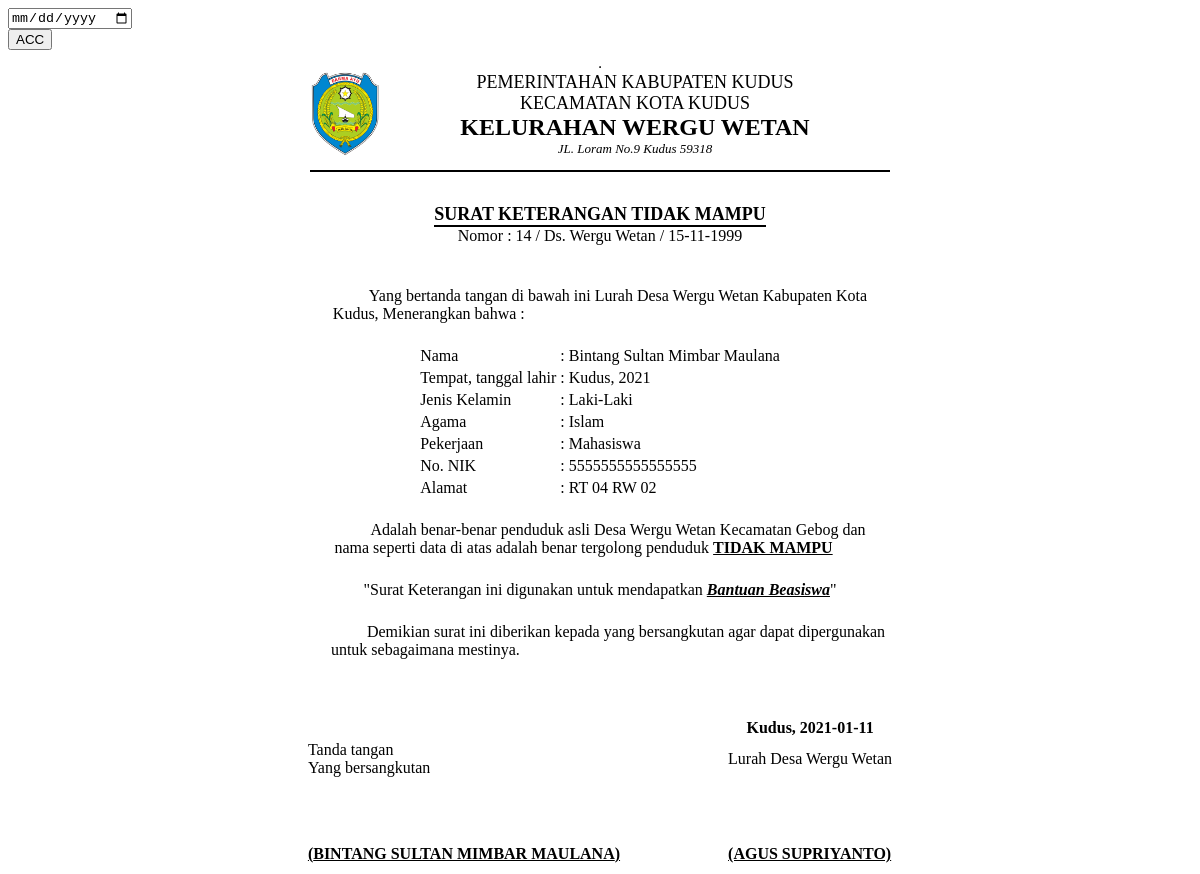
The page /demo1/view_sktm.php?id_request_sktm=14 on the database its author committed.
### tables this page shows
CREATE TABLE `data_request_sktm` (
  `id_request_sktm` int(11) NOT NULL,
  `nik` varchar(16) NOT NULL,
  `tanggal_request` timestamp NOT NULL DEFAULT CURRENT_TIMESTAMP,
  `scan_ktp` text NOT NULL,
  `scan_kk` text NOT NULL,
  `keperluan` varchar(30) NOT NULL,
  `request` varchar(20) NOT NULL DEFAULT 'TIDAK MAMPU',
  `keterangan` varchar(50) NOT NULL DEFAULT 'Data sedang diperiksa oleh Staf',
  `status` int(11) NOT NULL DEFAULT '0',
  `acc` date NOT NULL
);

CREATE TABLE `data_pemohon` (
  `nik` varchar(16) NOT NULL,
  `nama` varchar(30) NOT NULL,
  `tanggal_lahir` date NOT NULL,
  `tempat_lahir` varchar(30) NOT NULL,
  `jekel` varchar(20) NOT NULL,
  `agama` varchar(20) NOT NULL,
  `alamat` text NOT NULL,
  `telepon` varchar(13) NOT NULL,
  `pekerjaan` varchar(30) NOT NULL
);

### demo1/view_sktm.php (the view, shortened to what this page needs)
<?php include '../konek.php';?>
<link href="css/sweetalert.css" rel="stylesheet" type="text/css">
<?php
	if(isset($_GET['id_request_sktm'])){
		$id=$_GET['id_request_sktm'];
		$sql = "SELECT * FROM data_request_sktm natural join data_pemohon WHERE id_request_sktm='$id'";
		$query = mysqli_query($konek,$sql);
        $data = mysqli_fetch_array($query,MYSQLI_BOTH);
        $id=$data['id_request_sktm'];
        $nik = $data['nik'];
		$nama = $data['nama'];
		$tempat = $data['tempat_lahir'];
        $tgl = $data['tanggal_lahir'];
        $tgl2 = $data['tanggal_request'];
        $format1 = date('Y', strtotime($tgl2));
        $format2 = date('d-m-Y', strtotime($tgl));
		$agama = $data['agama'];
		$jekel = $data['jekel'];
		$nama = $data['nama'];
		$alamat = $data['alamat'];
        $pekerjaan = $data['pekerjaan'];
        $keperluan = $data['keperluan'];
        $request = $data['request'];
        $acc = $data['acc'];
	}
?>
                <div class="page-inner mt--5">
					<div class="row mt--2">
						<div class="col-md-6">
							<div class="card full-height">
								<div class="card-body">
								    <div class="card-tools">
                                        <form action="" method="POST">
                                            <div class="form-group">
                                                <input type="date" name="tgl_acc" class="form-control">
                                                <div class="form-group">
                                                    <input type="submit" name="ttd" value="ACC" class="btn btn-primary btn-sm">
                                                </div>
                                            </div>
                                        </form>
									</div>
								</div>
							</div>
						</div>
					</div>
					<div class="row">
						<div class="col-md-12">
							<div class="card">
								<div class="card-body">
                                <table border="1" align="center">
                                    <table border="0" align="center">
                                        <tr>
                                        <td><img src="img/kudus.png" width="70" height="87" alt=""></td>
                                        <td></td>
                                        <td></td>
                                        <td></td>
                                        <td></td>
                                        <td></td>
                                        <td></td>
                                        <td></td>
                                        <td></td>
                                        <td></td>
                                        <td></td>
                                        <td></td>
                                        <td></td>
                                        <td></td>
                                        <td></td>
                                        <td></td>
                                        <td></td>
                                        <td></td>
                                        <td></td>
                                        <td></td>
                                            <td>
                                                <center>
                                                    <font size="4">PEMERINTAHAN KABUPATEN KUDUS</font><br>
                                                    <font size="4">KECAMATAN KOTA KUDUS</font><br>
                                                    <font size="5"><b>KELURAHAN WERGU WETAN</b></font><br>
                                                    <font size="2"><i>JL. Loram No.9 Kudus 59318</i></font><br>
                                                </center>
                                            </td>
                                        <td></td>
                                        <td></td>
                                        <td></td>
                                        <td></td>
                                        <td></td>
                                        <td></td>
                                        <td></td>
                                        <td></td>
                                        <td></td>
                                        <td></td>
                                        <td></td>
                                        <td></td>
                                        <td></td>
                                        <td></td>
                                        <td></td>
                                        <td></td>
                                        <td></td>
                                        <td></td>
                                        <td></td>
                                        <td></td>
                                        </tr>
                                        <tr>
                                            <td colspan="45"><hr color="black"></td>
                                        </tr>
                                    </table>
                                    <br>
                                    <table border="0" align="center">
                                        <tr>
                                            <td>
                                                <center>
                                                    <font size="4"><b>SURAT KETERANGAN <?php echo $request;?></b></font><br>
                                                    <hr style="margin:0px" color="black">
                                                    <span>Nomor : <?php echo $id;?> / Ds. Wergu Wetan / <?php echo $format2;?></span>
                                                </center>
                                            </td>
                                        </tr>
                                    </table>
                                    <br>
                                    <br>
                                    <table border="0" align="center">
                                        <tr>
                                            <td>
                                                &nbsp;&nbsp;&nbsp;&nbsp;&nbsp;&nbsp;&nbsp;&nbsp;&nbsp;Yang bertanda tangan di bawah ini Lurah Desa Wergu Wetan Kabupaten Kota <br> Kudus, Menerangkan bahwa :
                                            </td>
                                        </tr>
                                    </table>
                                    <br>
                                    <table border="0" align="center">
                                        <tr>
                                            <td>Nama</td>
                                            <td>:</td>
                                            <td><?php echo $nama;?></td>
                                        </tr>
                                        <tr>
                                            <td>Tempat, tanggal lahir</td>
                                            <td>:</td>
                                            <td><?php echo $tempat.", ".$format1;?></td>
                                        </tr>
                                        <tr>
                                            <td>Jenis Kelamin</td>
                                            <td>:</td>
                                            <td><?php echo $jekel;?></td>
                                        </tr>
                                        <tr>
                                            <td>Agama</td>
                                            <td>:</td>
                                            <td><?php echo $agama;?></td>
                                        </tr>
                                        <tr>
                                            <td>Pekerjaan</td>
                                            <td>:</td>
                                            <td><?php echo $pekerjaan;?></td>
                                        </tr>
                                        <tr>
                                            <td>No. NIK</td>
                                            <td>:</td>
                                            <td><?php echo $nik;?></td>
                                        </tr>
                                        <tr>
                                            <td>Alamat</td>
                                            <td>:</td>
                                            <td><?php echo $alamat;?></td>
                                        </tr>
                                    </table>
                                    <br>
                                    <table border="0" align="center">
                                        <tr>
                                            <td>
                                                &nbsp;&nbsp;&nbsp;&nbsp;&nbsp;&nbsp;&nbsp;&nbsp;&nbsp;Adalah benar-benar penduduk asli Desa Wergu Wetan Kecamatan Gebog dan<br>nama seperti data di atas adalah benar tergolong penduduk <b><u><?php echo $request;?></u></b>
                                            </td>
                                        </tr>
                                    </table>
                                    <br>
                                    <table border="0" align="center">
                                        <tr>
                                            <td>
                                                "Surat Keterangan ini digunakan untuk mendapatkan <b><i><u><?php echo $keperluan;?></u></i></b>"<br>
                                            </td>
                                        </tr>
                                    </table>
                                    <br>
                                    <table border="0" align="center">
                                        <tr>
                                            <td>
                                                &nbsp;&nbsp;&nbsp;&nbsp;&nbsp;&nbsp;&nbsp;&nbsp;&nbsp;&nbsp;&nbsp;&nbsp;&nbsp;Demikian surat ini diberikan kepada yang bersangkutan agar dapat dipergunakan<br>&nbsp;&nbsp;&nbsp;&nbsp;untuk sebagaimana mestinya.
                                            </td>
                                        </tr>
                                    </table>
                                    <br>
                                    <br>
                                    <br>
                                    <table border="0" align="center">
                                        <tr>
                                            <th></th>
                                            <th width="100px"></th>
                                            <th>Kudus, <?php echo $acc;?></th>
                                        </tr>
                                        <tr>
                                            <td>Tanda tangan <br> Yang bersangkutan </td>
                                            <td></td>
                                            <td>Lurah Desa Wergu Wetan</td>
                                        </tr>
                                        <tr>
                                            <td rowspan="15"></td>
                                            <td></td>
                                            <td rowspan="15"></td>
                                        </tr>
                                        <tr>
                                            <td></td>
                                        </tr>
                                        <tr>
                                            <td></td>
                                        </tr>
                                        <tr>
                                            <td></td>
                                        </tr>
                                        <tr>
                                            <td></td>
                                        </tr>
                                        <tr>
                                            <td></td>
                                        </tr>
                                        <tr>
                                            <td></td>
                                        </tr>
                                        <tr>
                                            <td></td>
                                        </tr>
                                        <tr>
                                            <td></td>
                                        </tr>
                                        <tr>
                                            <td></td>
                                        </tr>
                                        <tr>
                                            <td></td>
                                        </tr>
                                        <tr>
                                            <td></td>
                                        </tr>
                                        <tr>
                                            <td></td>
                                        </tr><tr>
                                            <td></td>
                                        </tr><tr>
                                            <td></td>
                                        </tr><tr>
                                            <td></td>
                                        </tr>
                                        <tr>
                                            <td><b style="text-transform:uppercase"><u>(<?php echo $nama;?>)</u></b></td>
                                            <td></td>
                                            <td><b><u>(AGUS SUPRIYANTO)</u></b></td>
                                        </tr>
                                    </table>
                                </table>
								</div>
							</div>
						</div>
					</div>
			</div>

### rows shown on the page
data_request_sktm: request "TIDAK MAMPU", id_request_sktm "14", data_pemohon.tanggal_lahir "15-11-1999", data_pemohon.nama "Bintang Sultan Mimbar Maulana", data_pemohon.tempat_lahir "Kudus", tanggal_request "2021", data_pemohon.jekel "Laki-Laki", data_pemohon.agama "Islam", data_pemohon.pekerjaan "Mahasiswa", nik "5555555555555555", data_pemohon.alamat "RT 04 RW 02", keperluan "Bantuan Beasiswa", acc "2021-01-11", data_pemohon.nama "BINTANG SULTAN MIMBAR MAULANA"
